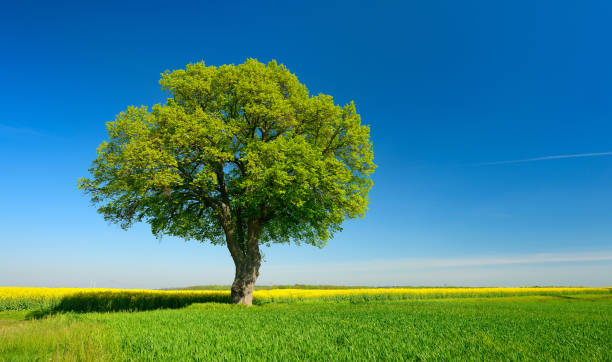
#> input picture Input_images/tree.jpg, 612 x 362 px; its folder holds only this picture in this run
$ python bit_plane_slicing.py
#> lines starting #> are read from the running program, lines starting #| are printed output that depends on the picture; after the words box and inside, x2 and y2 are one past the last pixel; in counts of white or black regions, pixels touching at a corner belong together
import os
import numpy as np
from PIL import Image

# Determine input and output directories
possible_input_dirs = ["Input_images", "Input"]
input_dir = next((d for d in possible_input_dirs if os.path.isdir(d) and len(os.listdir(d)) > 0), "Input_images")
output_dir = "Output_images" if os.path.isdir("Output_images") else "Output"
os.makedirs(output_dir, exist_ok=True)

# Find image files
valid_extensions = ('.png', '.jpg', '.jpeg', '.bmp', '.tiff', '.webp')
if not os.path.exists(input_dir):
    raise FileNotFoundError(f"Input directory '{input_dir}' does not exist.")

image_files = [f for f in os.listdir(input_dir) if f.lower().endswith(valid_extensions)]
if not image_files:
    raise FileNotFoundError(f"No image found in '{input_dir}' directory.")

img_path = os.path.join(input_dir, image_files[0])
img = np.array(Image.open(img_path).convert("RGB"))
#> img is the input picture: shape (362, 612, 3); mean R, G, B 68.7, 133.1, 129.6
print(f"Loaded image: {img_path} ({img.shape[1]}x{img.shape[0]})")
#| Loaded image: Input_images/tree.jpg (612x362)

# 1. Manual Greyscale Conversion using standard luminance weights
grey = (0.299 * img[:, :, 0] + 0.587 * img[:, :, 1] + 0.114 * img[:, :, 2]).astype(np.uint8)
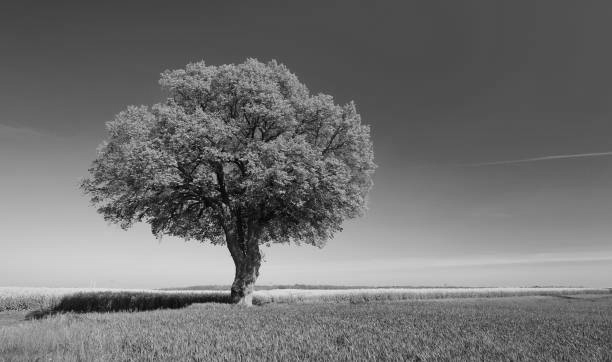
#> grey: shape (362, 612); min 0, max 230, mean 113
grey_3ch = np.stack([grey, grey, grey], axis=-1)

# Save Greyscale Image
grey_output_path = os.path.join(output_dir, "greyscale.png")
Image.fromarray(grey_3ch).save(grey_output_path)
print(f"Saved greyscale image to: {grey_output_path}")

# 2. Extract 8 Bit Planes (Bit 0 = LSB, Bit 7 = MSB)
# Each bit plane is extracted by shifting bits and masking with 1, then scaled to 0-255 for visualization
bit_planes_3ch = []
for bit in range(8):
    plane = ((grey >> bit) & 1) * 255
    plane_uint8 = plane.astype(np.uint8)
    plane_3ch = np.stack([plane_uint8, plane_uint8, plane_uint8], axis=-1)
    bit_planes_3ch.append(plane_3ch)

    # Save individual bit plane
    bit_name = f"bit_plane_{bit}_LSB.png" if bit == 0 else (f"bit_plane_{bit}_MSB.png" if bit == 7 else f"bit_plane_{bit}.png")
    plane_path = os.path.join(output_dir, bit_name)
    Image.fromarray(plane_3ch).save(plane_path)
    print(f"Saved Bit Plane {bit} ({'MSB' if bit==7 else ('LSB' if bit==0 else 'Bit ' + str(bit))}) to: {plane_path}")
#> this loop made 8 passes
#> pass 1, `plane = ((grey >> bit) & 1) * 255`:
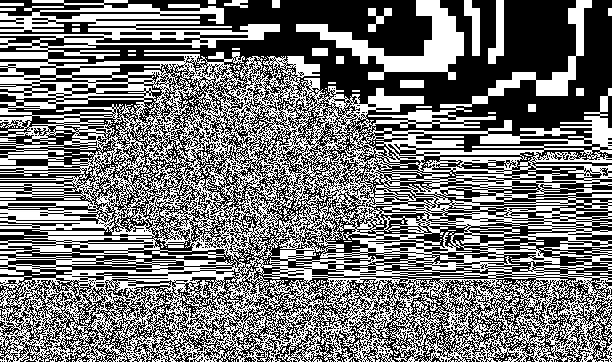
#> plane: shape (362, 612); 46.5% white; 427 white regions (397 under 20 px), largest, box (x1, y1, x2, y2) and area: (0, 0, 612, 362) 94363, (296, 0, 464, 80) 4160, (488, 0, 504, 64) 576
#> after the loop:
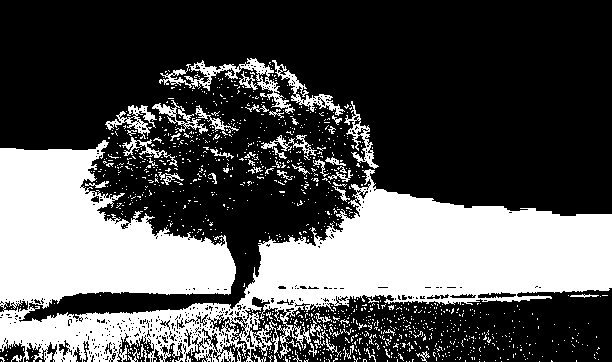
#> plane_3ch: shape (362, 612, 3); 33.4% white; 1206 white regions (1150 under 20 px), largest, box (x1, y1, x2, y2) and area: (0, 140, 612, 362) 64002, (159, 58, 295, 114) 1378, (272, 60, 345, 116) 702
#> after the loop, bit_planes_3ch = 8 items

# 3. Create 3x3 Combined Grid
# Layout:
# [ Greyscale       ] [ Bit Plane 7 (MSB) ] [ Bit Plane 6       ]
# [ Bit Plane 5     ] [ Bit Plane 4       ] [ Bit Plane 3       ]
# [ Bit Plane 2     ] [ Bit Plane 1       ] [ Bit Plane 0 (LSB) ]
row0 = np.hstack((grey_3ch, bit_planes_3ch[7], bit_planes_3ch[6]))
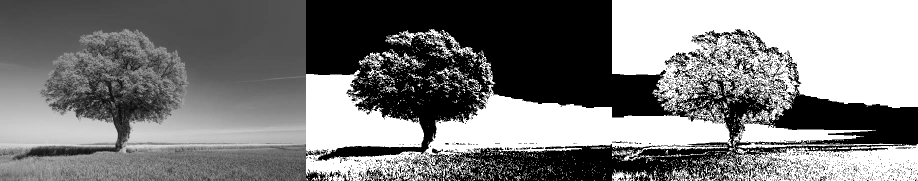
#> row0: shape (362, 1836, 3) (shown at 1/2 size); min 0, max 255, mean 125
row1 = np.hstack((bit_planes_3ch[5], bit_planes_3ch[4], bit_planes_3ch[3]))
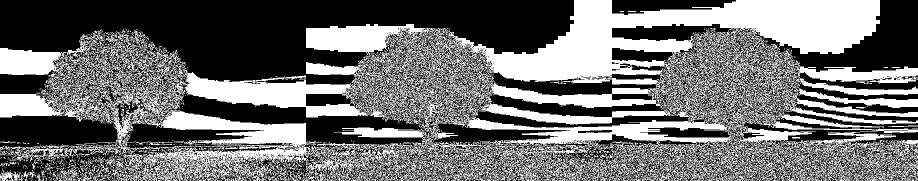
#> row1: shape (362, 1836, 3) (shown at 1/2 size); 44% white; 1735 white regions (1652 under 20 px), largest, box (x1, y1, x2, y2) and area: (0, 0, 1836, 362) 283248, (117, 324, 159, 362) 476, (0, 340, 25, 362) 309
row2 = np.hstack((bit_planes_3ch[2], bit_planes_3ch[1], bit_planes_3ch[0]))
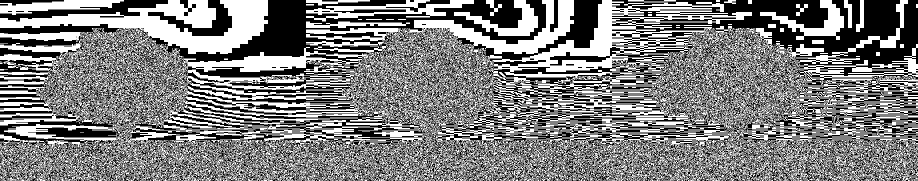
#> row2: shape (362, 1836, 3) (shown at 1/2 size); 49.4% white; 1197 white regions (1151 under 20 px), largest, box (x1, y1, x2, y2) and area: (0, 0, 1836, 362) 302245, (612, 0, 948, 43) 5240, (1520, 0, 1688, 80) 4160
final_grid = np.vstack((row0, row1, row2))
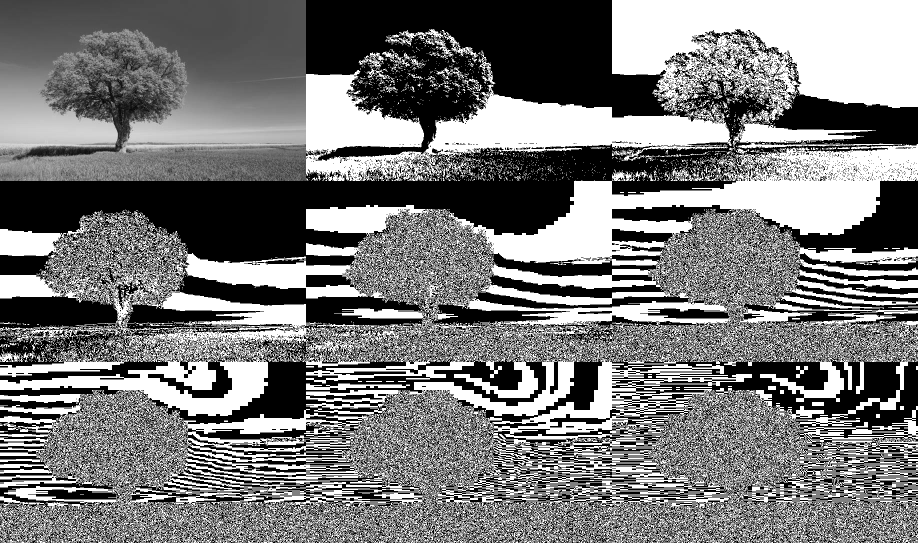
#> final_grid: shape (1086, 1836, 3) (shown at 1/2 size); min 0, max 255, mean 121.1

grid_output_path = os.path.join(output_dir, "bit_planes_grid_3x3.png")
Image.fromarray(final_grid).save(grid_output_path)
print(f"Saved 3x3 bit planes grid to: {grid_output_path}")
#| Saved 3x3 bit planes grid to: Output/bit_planes_grid_3x3.png
